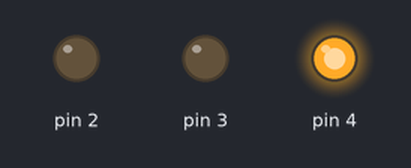
The sketch below on a simulated Arduino Uno, built with avr-gcc and run on an emulated ATmega328P. On the bench: output pins drawn as LEDs (lit = HIGH).

Above: at 0.5 s.
At 14.5 s:
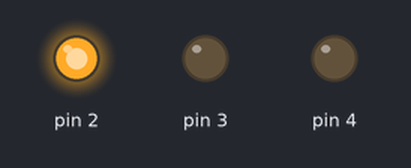
At 30.5 s:
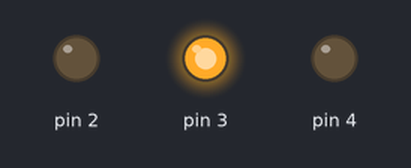
At 58.5 s:
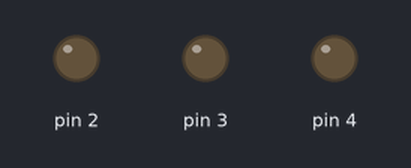
Timing chart, 0 to 65.0 s (numbered marks = the images above):
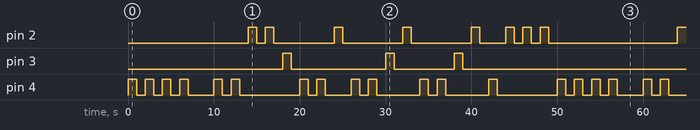

The sketch:

Arduino1.ino
```cpp
void setup() {
  // Configuração inicial, executada apenas uma vez
  // Define os pinos 2, 3 e 4 como saída
  pinMode(2, OUTPUT);
  pinMode(3, OUTPUT);
  pinMode(4, OUTPUT);
}

void loop() {
  // Letra H (sinalizando repetidamente o pino 4)
  digitalWrite(4, HIGH);
  delay(1000);
  digitalWrite(4, LOW);
  delay(1000);
  digitalWrite(4, HIGH);
  delay(1000);
  digitalWrite(4, LOW);
  delay(1000);
  digitalWrite(4, HIGH);
  delay(1000);
  digitalWrite(4, LOW);
  delay(1000);
  digitalWrite(4, HIGH);
  delay(1000);
  digitalWrite(4, LOW);
  delay(1000);

  // Separação entre letras
  digitalWrite(2, LOW);
  delay(1000);
  digitalWrite(2, LOW);
  delay(1000);

  // Letra I (sinal alternado no pino 4)
  digitalWrite(4, HIGH);
  delay(1000);
  digitalWrite(4, LOW);
  delay(1000);
  digitalWrite(4, HIGH);
  delay(1000);
  digitalWrite(4, LOW);
  delay(1000);

  // Separação entre letras
  digitalWrite(2, HIGH);
  delay(1000);
  digitalWrite(2, LOW);
  delay(1000);
  digitalWrite(2, HIGH);
  delay(1000);
  digitalWrite(2, LOW);
  delay(1000);

  // Letra D (sinaliza primeiro o pino 3 e depois o pino 4)
  digitalWrite(3, HIGH);
  delay(1000);
  digitalWrite(3, LOW);
  delay(1000);
  digitalWrite(4, HIGH);
  delay(1000);
  digitalWrite(4, LOW);
  delay(1000);
  digitalWrite(4, HIGH);
  delay(1000);
  digitalWrite(4, LOW);
  delay(1000);

  // Separação entre letras
  digitalWrite(2, HIGH);
  delay(1000);
  digitalWrite(2, LOW);
  delay(1000);

  // Letra U (alternância entre pino 4 e pino 3)
  digitalWrite(4, HIGH);
  delay(1000);
  digitalWrite(4, LOW);
  delay(1000);
  digitalWrite(4, HIGH);
  delay(1000);
  digitalWrite(4, LOW);
  delay(1000);
  digitalWrite(3, HIGH);
  delay(1000);
  digitalWrite(3, LOW);
  delay(1000);

  // Separação entre letras
  digitalWrite(2, HIGH);
  delay(1000);
  digitalWrite(2, LOW);
  delay(1000);

  // Repetindo U (parece que foi digitado duas vezes)
  digitalWrite(4, HIGH);
  delay(1000);
  digitalWrite(4, LOW);
  delay(1000);
  digitalWrite(4, HIGH);
  delay(1000);
  digitalWrite(4, LOW);
  delay(1000);
  digitalWrite(3, HIGH);
  delay(1000);
  digitalWrite(3, LOW);
  delay(1000);

  // Separação entre letras
  digitalWrite(2, HIGH);
  delay(1000);
  digitalWrite(2, LOW);
  delay(1000);

  // Letra E (sinal simples no pino 4)
  digitalWrite(4, HIGH);
  delay(1000);
  digitalWrite(4, LOW);
  delay(1000);

  // Separação final
  digitalWrite(2, HIGH);
  delay(1000);
  digitalWrite(2, LOW);
  delay(1000);
  digitalWrite(2, HIGH);
  delay(1000);
  digitalWrite(2, LOW);
  delay(1000);
  digitalWrite(2, HIGH);
  delay(1000);
  digitalWrite(2, LOW);
  delay(1000);
}
```

Measured:
- by itself, pin 3: repeats every 50.0 s: LOW 11.0 s, HIGH 1.0 s, LOW 7.0 s, HIGH 1.0 s, LOW 29.0 s, HIGH 1.0 s
- by itself, pin 4: moves between LOW and HIGH, repeating every 50.0 s
- by itself, pin 2: repeats every 50.0 s: LOW 1.0 s, 3 × (HIGH 1.0 s, LOW 7.0 s), HIGH 1.0 s, LOW 3.0 s, 2 × (HIGH 1.0 s, LOW 1.0 s), HIGH 1.0 s, LOW 15.0 s, HIGH 1.0 s
